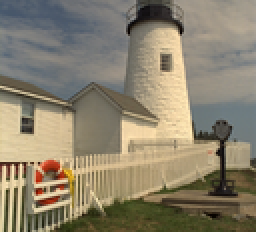
%> input picture demosaic_sim/matlab/origin.png, 128 x 116 px, shrunk from 440 x 400 before the run (shown 2 times larger)
$ octave img_restoration.m   (GNU Octave 9; MATLAB toolbox functions it lacks are replaced by stand-ins)
%> lines starting %> are read from the running program, lines starting %| are printed output that depends on the picture
clear all;
close all;
clc;

origin_img = imread('origin.png');
%> origin_img is the input picture: size 116x128x3 uint8; mean R, G, B 139.1, 129.9, 109.5
bayer_img = imread('bayer_GBRG.png');
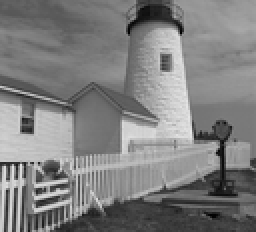
%> input picture demosaic_sim/matlab/bayer_GBRG.png, 128 x 116 px, shrunk from 440 x 400 before the run (shown 2 times larger)
%> bayer_img is the input picture: size 116x128 uint8; min 0, max 231, mean 127.1
[v,h,N] = size(origin_img);
%> v = 116; h = 128; N = 3
processed_img = uint8(zeros(v,h,N));

fid = fopen('RGB888_img.txt','r');
for i = 1:v
    for j = 1:h
        value = fscanf(fid,'%s',1);
        processed_img(i,j,1) = uint8(hex2dec(value(1:2)));
        processed_img(i,j,2) = uint8(hex2dec(value(3:4)));
        processed_img(i,j,3) = uint8(hex2dec(value(5:6)));
    end
end
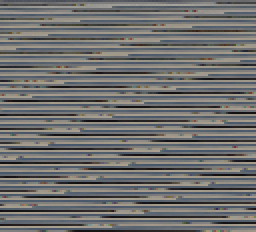
%> processed_img: size 116x128x3 uint8 (shown 2 times larger); mean R, G, B 111.1, 111.6, 111.2
fclose(fid);

subplot(131);imshow(origin_img), title('Origin');
subplot(132);imshow(bayer_img), title('Bayer');
subplot(133);imshow(processed_img),title('After Demosaic');

imwrite(processed_img,'RGB888.jpg');
